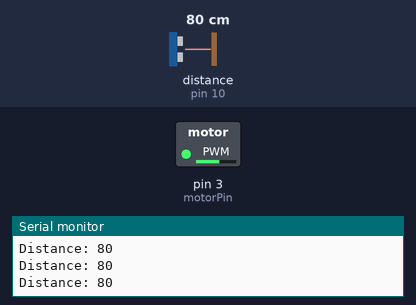
Bench run of a sketch on a simulated Arduino Uno, built with avr-gcc and run on an emulated ATmega328P. On the bench: switched loads named in the sketch (green lamp = pin HIGH), the last lines printed to the serial monitor. Wiring (inferred from the names in the program): ultrasonic range finder: trigger pin 9; echo pin 10. Inputs (shaded band) come from the test bench; at power-on: distance to the obstacle (sensor on pin 10) 80 cm. The echo pulse lasts 58.3 µs per cm; pins used as bus, display or sensor lines are not drawn.

Above: at 1.2 s.
1.3 s: distance to the obstacle (sensor on pin 10) set to 2 cm
At 2.1 s:
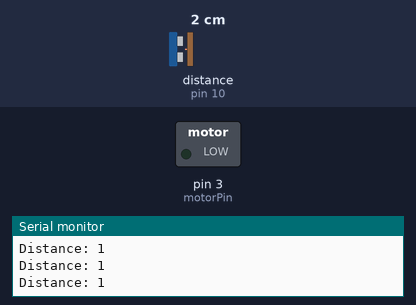
2.8 s: distance to the obstacle (sensor on pin 10) set to 9 cm
4.3 s: distance to the obstacle (sensor on pin 10) set to 12 cm
At 5.4 s:
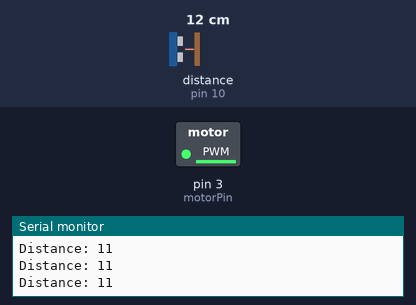
5.8 s: distance to the obstacle (sensor on pin 10) set to 120 cm
At 6.4 s:
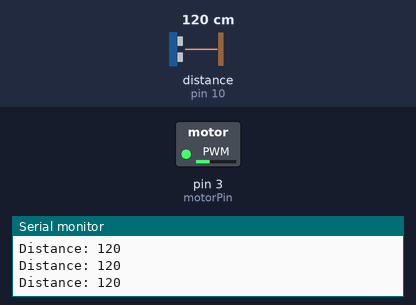
7.3 s: distance to the obstacle (sensor on pin 10) set to 4 cm
At 7.6 s:
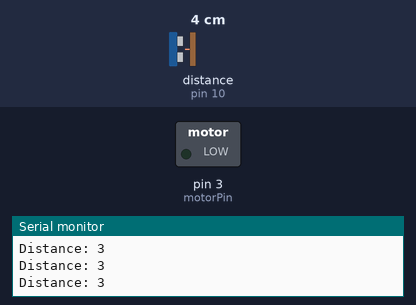
Timing chart, 0 to 9.8 s (numbered marks = the images above; inputs shaded):
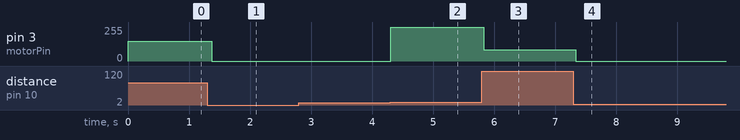

Measured:
- the behaviour switches between 10 and 11 cm on distance to the obstacle (sensor on pin 10) (found by bisection; images 1 and 2)
- after the input at 1.3 s, pin 3 (motorPin): 147/255 → 0/255 after 0.07 s
- after the input at 4.3 s, pin 3 (motorPin): 0/255 → 254/255 at once
- after the input at 5.8 s, pin 3 (motorPin): 254/255 → 85/255 at once
- after the input at 7.3 s, pin 3 (motorPin): 85/255 → 0/255 at once

The sketch:

BV.ino
```cpp
// Определяем пины для ультразвукового датчика
const int trigPin = 9;
const int echoPin = 10;

// Определяем пин для вибромотора
const int motorPin = 3;

// Переменные для хранения расстояния и времени
long duration;
int distance;

void setup() {
  // Инициализация пинов
  pinMode(trigPin, OUTPUT);
  pinMode(echoPin, INPUT);
  pinMode(motorPin, OUTPUT);

  // Инициализация Serial для отладки
  Serial.begin(9600);
}

void loop() {
  // Очищаем trigPin
  digitalWrite(trigPin, LOW);
  delayMicroseconds(2);

  // Устанавливаем trigPin в HIGH на 10 микросекунд
  digitalWrite(trigPin, HIGH);
  delayMicroseconds(10);
  digitalWrite(trigPin, LOW);

  // Считываем echoPin, возвращаем время в микросекундах
  duration = pulseIn(echoPin, HIGH);

  // Рассчитываем расстояние в сантиметрах
  distance = duration  / 58,2;

  // Выводим расстояние в Serial Monitor
  Serial.print("Distance: ");
  Serial.println(distance);

  // Управляем вибромотором в зависимости от расстояния
  if (distance >= 10 && distance <= 175) {
    // Преобразуем расстояние в интенсивность вибрации (обратная зависимость)
    int intensity = map(distance, 10, 175, 255, 0);
    analogWrite(motorPin, intensity);
  } else {
    // Если расстояние вне диапазона, выключаем мотор
    analogWrite(motorPin, 0);
  }

  // Задержка для стабилизации измерений
  delay(100);
}
```
